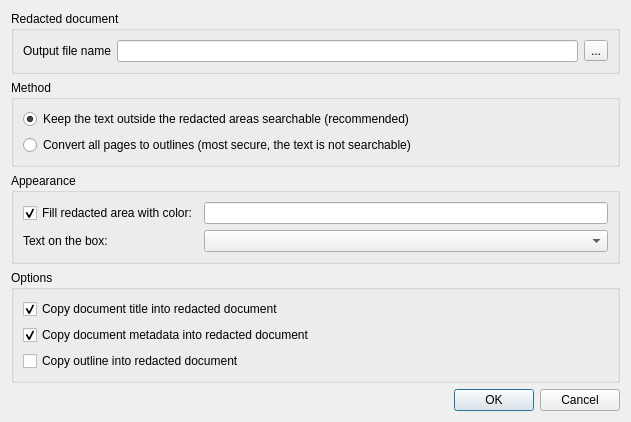
<?xml version="1.0" encoding="UTF-8"?>
<ui version="4.0">
 <class>CreateRedactedDocumentDialog</class>
 <widget class="QDialog" name="CreateRedactedDocumentDialog">
  <property name="geometry">
   <rect>
    <x>0</x>
    <y>0</y>
    <width>631</width>
    <height>329</height>
   </rect>
  </property>
  <property name="windowTitle">
   <string>Create Redacted Document</string>
  </property>
  <layout class="QVBoxLayout" name="verticalLayout">
   <item>
    <widget class="QGroupBox" name="redactedDocumentGroupBox">
     <property name="title">
      <string>Redacted document</string>
     </property>
     <layout class="QHBoxLayout" name="horizontalLayout">
      <item>
       <widget class="QLabel" name="redactedDocumentLabel">
        <property name="text">
         <string>Output file name</string>
        </property>
       </widget>
      </item>
      <item>
       <widget class="QLineEdit" name="fileNameEdit"/>
      </item>
      <item>
       <widget class="QToolButton" name="selectDirectoryButton">
        <property name="text">
         <string>...</string>
        </property>
       </widget>
      </item>
     </layout>
    </widget>
   </item>
   <item>
    <widget class="QGroupBox" name="methodGroupBox">
     <property name="title">
      <string>Method</string>
     </property>
     <layout class="QVBoxLayout" name="methodLayout">
      <item>
       <widget class="QRadioButton" name="keepTextRadioButton">
        <property name="toolTip">
         <string>Only the content in the marked areas is removed: the characters, the pixels of images, the parts of drawings, and the form fields and comments touching an area. The rest of the page stays as it was, its text can be searched and copied. A page with content, which can't be removed safely in this way, is converted to outlines.</string>
        </property>
        <property name="text">
         <string>Keep the text outside the redacted areas searchable (recommended)</string>
        </property>
        <property name="checked">
         <bool>true</bool>
        </property>
       </widget>
      </item>
      <item>
       <widget class="QRadioButton" name="outlinesRadioButton">
        <property name="toolTip">
         <string>Every page is redrawn as shapes. Nothing of the original page content is kept, but the text can't be searched or copied anymore.</string>
        </property>
        <property name="text">
         <string>Convert all pages to outlines (most secure, the text is not searchable)</string>
        </property>
       </widget>
      </item>
     </layout>
    </widget>
   </item>
   <item>
    <widget class="QGroupBox" name="appearanceGroupBox">
     <property name="title">
      <string>Appearance</string>
     </property>
     <layout class="QGridLayout" name="appearanceLayout">
      <item row="0" column="0">
       <widget class="QCheckBox" name="fillRedactedAreaCheckBox">
        <property name="text">
         <string>Fill redacted area with color:</string>
        </property>
        <property name="checked">
         <bool>true</bool>
        </property>
       </widget>
      </item>
      <item row="0" column="1">
       <widget class="QLineEdit" name="fillRedactedAreaColorEdit"/>
      </item>
      <item row="1" column="0">
       <widget class="QLabel" name="labelStyleLabel">
        <property name="text">
         <string>Text on the box:</string>
        </property>
       </widget>
      </item>
      <item row="1" column="1">
       <widget class="QComboBox" name="labelStyleComboBox">
        <property name="toolTip">
         <string>Writes the word REDACTED in the centre of every redacted box, so a reader can see that something was removed on purpose. The word is drawn as shapes, it is not searchable text.</string>
        </property>
       </widget>
      </item>
     </layout>
    </widget>
   </item>
   <item>
    <widget class="QGroupBox" name="optionsGroupBox">
     <property name="title">
      <string>Options</string>
     </property>
     <layout class="QVBoxLayout" name="verticalLayout_2">
      <item>
       <widget class="QCheckBox" name="copyTitleCheckBox">
        <property name="text">
         <string>Copy document title into redacted document</string>
        </property>
        <property name="checked">
         <bool>true</bool>
        </property>
       </widget>
      </item>
      <item>
       <widget class="QCheckBox" name="copyMetadataCheckBox">
        <property name="text">
         <string>Copy document metadata into redacted document</string>
        </property>
        <property name="checked">
         <bool>true</bool>
        </property>
       </widget>
      </item>
      <item>
       <widget class="QCheckBox" name="copyOutlineCheckBox">
        <property name="text">
         <string>Copy outline into redacted document</string>
        </property>
        <property name="checked">
         <bool>false</bool>
        </property>
       </widget>
      </item>
      <item>
       <spacer name="verticalSpacer">
        <property name="orientation">
         <enum>Qt::Vertical</enum>
        </property>
        <property name="sizeHint" stdset="0">
         <size>
          <width>20</width>
          <height>26</height>
         </size>
        </property>
       </spacer>
      </item>
     </layout>
    </widget>
   </item>
   <item>
    <widget class="QDialogButtonBox" name="buttonBox">
     <property name="orientation">
      <enum>Qt::Horizontal</enum>
     </property>
     <property name="standardButtons">
      <set>QDialogButtonBox::Cancel|QDialogButtonBox::Ok</set>
     </property>
    </widget>
   </item>
  </layout>
 </widget>
 <resources/>
 <connections>
  <connection>
   <sender>buttonBox</sender>
   <signal>accepted()</signal>
   <receiver>CreateRedactedDocumentDialog</receiver>
   <slot>accept()</slot>
   <hints>
    <hint type="sourcelabel">
     <x>248</x>
     <y>254</y>
    </hint>
    <hint type="destinationlabel">
     <x>157</x>
     <y>274</y>
    </hint>
   </hints>
  </connection>
  <connection>
   <sender>buttonBox</sender>
   <signal>rejected()</signal>
   <receiver>CreateRedactedDocumentDialog</receiver>
   <slot>reject()</slot>
   <hints>
    <hint type="sourcelabel">
     <x>316</x>
     <y>260</y>
    </hint>
    <hint type="destinationlabel">
     <x>286</x>
     <y>274</y>
    </hint>
   </hints>
  </connection>
 </connections>
</ui>
